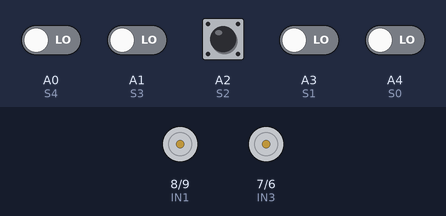
The sketch below on a simulated Arduino Uno, built with avr-gcc and run on an emulated ATmega328P. Shown: motor-driver pin pairs drawn as motors (green arrow = first pin HIGH = forward, orange = second pin HIGH = backward, longer = more drive, scaled by the enable pin). The inputs (shaded band) are chosen by the test bench; at power-on: A0 (S4), A1 (S3), A2 (S2), A3 (S1), A4 (S0) LOW.

Above: at 1.2 s.
1.3 s: A2 (S2) driven HIGH
At 2.3 s:
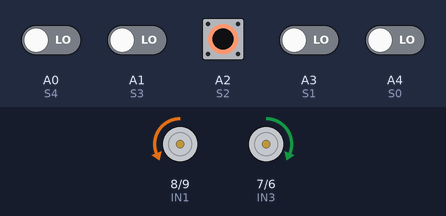
2.8 s: A1 (S3) driven HIGH
At 3.4 s:
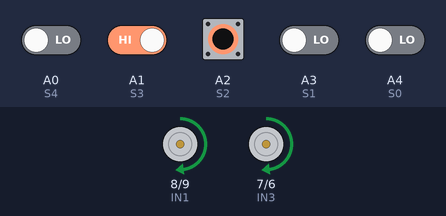
4.3 s: A1 (S3) driven LOW
At 4.6 s:
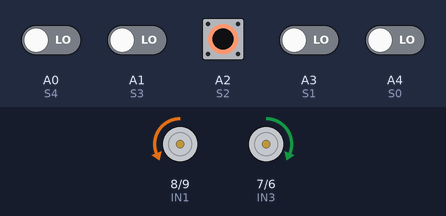
5.8 s: A3 (S1) driven HIGH
At 6.9 s:
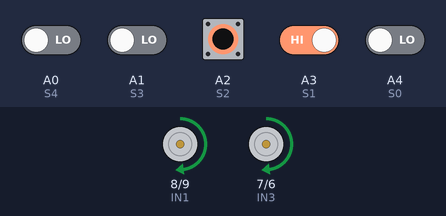
7.3 s: A2 (S2) pulsed LOW 5 times (0.12 s each, 0.3 s apart)
At 7.65 s:
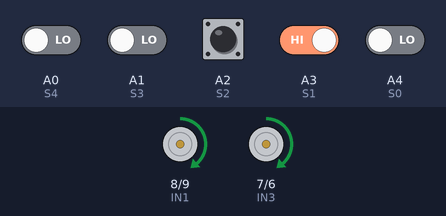
10.3 s: A0 (S4) driven HIGH and A1 (S3) driven HIGH and A2 (S2) driven LOW and A3 (S1) driven LOW and A4 (S0) driven HIGH
At 11.5 s:
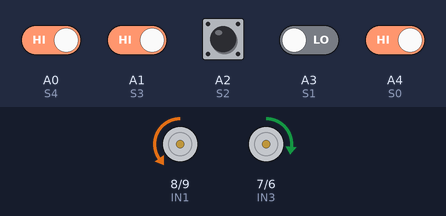
Timing chart, 0 to 12.8 s (numbered marks = the images above; inputs shaded):
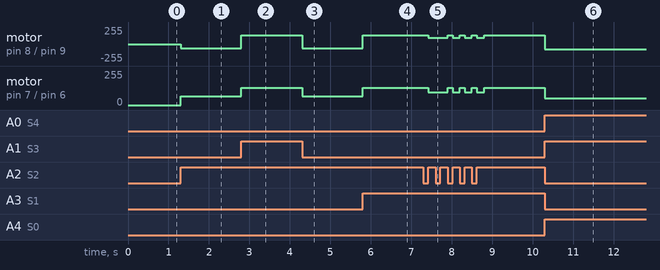

Measured:
- after the input at 1.3 s, motor on pin 8 (IN1) / pin 9 (IN2): stopped → backward 65/255 at once; motor on pin 7 (IN3) / pin 6 (IN4): stopped → forward 65/255 at once
- after the input at 2.8 s, motor on pin 8 (IN1) / pin 9 (IN2): backward 65/255 → forward 130/255 at once; motor on pin 7 (IN3) / pin 6 (IN4): forward 65/255 → forward 130/255 at once
- after the input at 4.3 s, motor on pin 8 (IN1) / pin 9 (IN2): forward 130/255 → backward 65/255 at once; motor on pin 7 (IN3) / pin 6 (IN4): forward 130/255 → forward 65/255 at once
- after the input at 5.8 s, motor on pin 8 (IN1) / pin 9 (IN2): backward 65/255 → forward 130/255 at once; motor on pin 7 (IN3) / pin 6 (IN4): forward 65/255 → forward 130/255 at once
- after the input at 7.3 s, motor on pin 8 (IN1) / pin 9 (IN2), motor on pin 7 (IN3) / pin 6 (IN4): forward 130/255 → forward 95/255 after 0.12 s, then repeats every 0.30 s: forward 130/255 0.12 s, forward 95/255 0.18 s, until it stays forward 130/255 from 8.8 s
- after the input at 10.3 s, motor on pin 8 (IN1) / pin 9 (IN2): forward 130/255 → backward 80/255 at once; motor on pin 7 (IN3) / pin 6 (IN4): forward 130/255 → forward 49/255 at once

The sketch:

lineFollow..ino
```cpp
// ===== MOTOR PINS =====
const uint8_t ENA = 5;
const uint8_t IN1 = 8;
const uint8_t IN2 = 9;
const uint8_t IN3 = 7;
const uint8_t IN4 = 6;
const uint8_t ENB = 10;

// ===== SENSOR PINS (LEFT → RIGHT) =====
const uint8_t S0 = A4;   // FAR LEFT
const uint8_t S1 = A3;   // LEFT
const uint8_t S2 = A2;   // CENTER
const uint8_t S3 = A1;   // RIGHT
const uint8_t S4 = A0;   // FAR RIGHT

// ===== SPEED =====
int baseSpeed     = 65;
int rotateMedium  = 70;
int rotateHard    = 95;
int rotate90      = 130;
int recoverySpeed = 90;

// ===== PID =====
float Kp = 26.0;
float Kd = 45.0;
int maxCorrection = 70;

// ===== CENTER OFFSET =====
float centerOffset = -0.10;

// ===== MEMORY =====
float lastError = 0;
int lastSeenSide = 0;   // -1 = left, +1 = right

// ===== RECOVERY TIMER =====
unsigned long lostStartTime = 0;
const unsigned long RECOVERY_DELAY_MS = 80;
bool waitingRecovery = false;

// ===== TURN ESCALATION =====
bool turning = false;
bool hard90 = false;
int turnDir = 0;   // -1 = left, +1 = right
unsigned long turnStartTime = 0;
const unsigned long TURN_90_TIMEOUT_MS = 180;

// =================================================
// MOTOR CONTROL (SIGNED SPEEDS)
// =================================================
void setMotor(int left, int right) {

  // LEFT MOTOR
  if (left >= 0) {
    digitalWrite(IN1, LOW);
    digitalWrite(IN2, HIGH);
    analogWrite(ENA, left);
  } else {
    digitalWrite(IN1, HIGH);
    digitalWrite(IN2, LOW);
    analogWrite(ENA, -left);
  }

  // RIGHT MOTOR
  if (right >= 0) {
    digitalWrite(IN3, HIGH);
    digitalWrite(IN4, LOW);
    analogWrite(ENB, right);
  } else {
    digitalWrite(IN3, LOW);
    digitalWrite(IN4, HIGH);
    analogWrite(ENB, -right);
  }
}

void setup() {
  pinMode(ENA, OUTPUT); pinMode(ENB, OUTPUT);
  pinMode(IN1, OUTPUT); pinMode(IN2, OUTPUT);
  pinMode(IN3, OUTPUT); pinMode(IN4, OUTPUT);

  pinMode(S0, INPUT); pinMode(S1, INPUT);
  pinMode(S2, INPUT); pinMode(S3, INPUT);
  pinMode(S4, INPUT);
}

void loop() {

  // BLACK = LOW
  int s0 = digitalRead(S0) == LOW;
  int s1 = digitalRead(S1) == LOW;
  int s2 = digitalRead(S2) == LOW;
  int s3 = digitalRead(S3) == LOW;
  int s4 = digitalRead(S4) == LOW;

  int sum = s0 + s1 + s2 + s3 + s4;

  // ===== THIN LINE CENTER BRIDGE =====
  // S2 lost, but line still between S1 and S3
  bool thinCenterBridge = (!s2 && s1 && s3);

  // ===== TRACK LAST SEEN SIDE =====
  if (s0 || s1) lastSeenSide = -1;
  else if (s3 || s4) lastSeenSide = 1;

  // =================================================
  // LINE LOST
  // =================================================
  if (sum == 0) {
    if (!waitingRecovery) {
      lostStartTime = millis();
      waitingRecovery = true;
      setMotor(0, 0);
      return;
    }

    if (millis() - lostStartTime < RECOVERY_DELAY_MS) {
      setMotor(0, 0);
      return;
    }

    if (lastSeenSide < 0)
      setMotor(-recoverySpeed, recoverySpeed);
    else
      setMotor(recoverySpeed, -recoverySpeed);

    return;
  }

  waitingRecovery = false;

  // =================================================
  // THIN LINE → GO STRAIGHT
  // =================================================
  if (thinCenterBridge) {
    setMotor(baseSpeed, baseSpeed);
    lastError = 0;   // prevent PID jump
    return;
  }

  // =================================================
  // LOCKED TURNING / 90 DEG MODE
  // =================================================
  if (turning) {

    if (s2) {
      turning = false;
      hard90 = false;
    } else {
      if (!hard90 && millis() - turnStartTime > TURN_90_TIMEOUT_MS) {
        hard90 = true;
      }

      int speed = hard90 ? rotate90 : rotateHard;

      if (turnDir < 0)
        setMotor(-speed, speed);
      else
        setMotor(speed, -speed);

      return;
    }
  }

  // =================================================
  // START TURN CONDITIONS (ONLY IF NOT THIN LINE)
  // =================================================
  if (s0 && !thinCenterBridge) {
    turning = true;
    hard90 = false;
    turnDir = -1;
    turnStartTime = millis();
    return;
  }

  if (s4 && !thinCenterBridge) {
    turning = true;
    hard90 = false;
    turnDir = 1;
    turnStartTime = millis();
    return;
  }

  // =================================================
  // MEDIUM TURN (INNER SENSORS)
  // =================================================
  if (s1 && !s2 && !s3) {
    setMotor(-rotateMedium, rotateMedium);
    return;
  }

  if (s3 && !s2 && !s1) {
    setMotor(rotateMedium, -rotateMedium);
    return;
  }

  // =================================================
  // NORMAL PID
  // =================================================
  int weights[5] = {-2, -1, 0, 1, 2};

  float position =
      (s0 * weights[0] +
       s1 * weights[1] +
       s2 * weights[2] +
       s3 * weights[3] +
       s4 * weights[4]) / (float)sum;

  float error = position + centerOffset;

  float derivative = error - lastError;
  float correction = (Kp * error) + (Kd * derivative);
  correction = constrain(correction, -maxCorrection, maxCorrection);

  lastError = error;

  setMotor(baseSpeed - correction, baseSpeed + correction);
}
```
